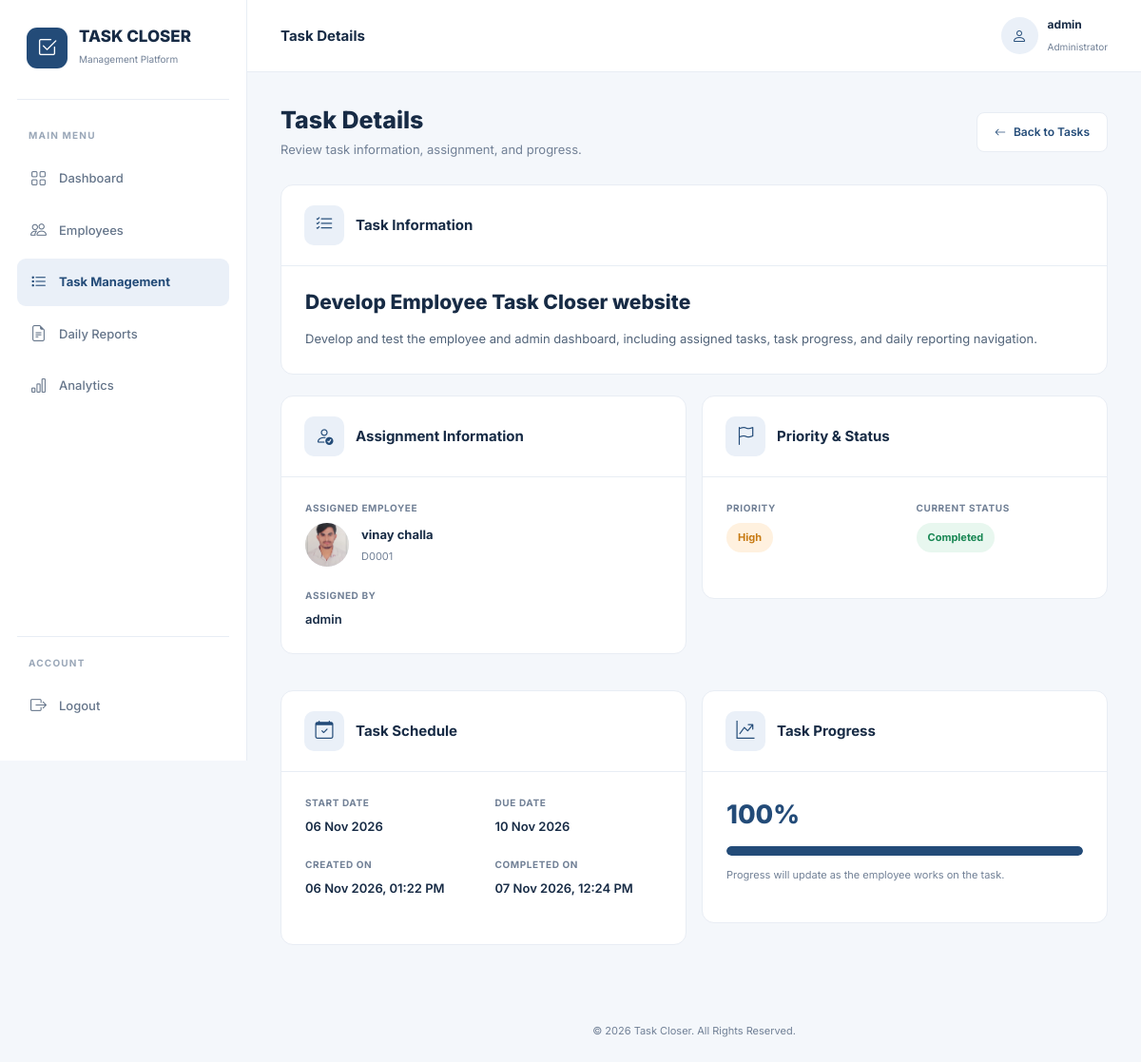
Screenshot of /tasks/1/ (signed in) with the database file from the repository.
### accounts/models.py (models this page shows, shortened)
class CustomUser(AbstractUser):
    date_joined = None
    class Role(models.TextChoices):
        ADMIN = 'ADMIN', 'Admin'
        EMPLOYEE = 'EMPLOYEE', 'Employee'
    role = models.CharField(
        max_length=20,
        choices=Role.choices,
        default=Role.EMPLOYEE
    )
    email = models.EmailField(
        unique=True,
        verbose_name='Email Address'
    )
    phone = models.CharField(
        max_length=15,
        blank=True,
        null=True
    )
    profile_picture = models.ImageField(
        upload_to='profiles/',
        blank=True,
        null=True
    )

### tasks/models.py (models this page shows, shortened)
class Task(models.Model):
    class Priority(models.TextChoices):
        LOW = 'LOW', 'Low'
        MEDIUM = 'MEDIUM', 'Medium'
        HIGH = 'HIGH', 'High'
        URGENT = 'URGENT', 'Urgent'
    class Status(models.TextChoices):
        PENDING = 'PENDING', 'Pending'
        IN_PROGRESS = 'IN_PROGRESS', 'In Progress'
        COMPLETED = 'COMPLETED', 'Completed'
        ON_HOLD = 'ON_HOLD', 'On Hold'
    title = models.CharField(max_length=200)
    description = models.TextField()
    assigned_to = models.ForeignKey(
        Employee,
        on_delete=models.CASCADE,
        related_name='assigned_tasks'
    )
    assigned_by = models.ForeignKey(
        settings.AUTH_USER_MODEL,
        on_delete=models.SET_NULL,
        null=True,
        related_name='created_tasks'
    )
    priority = models.CharField(
        max_length=20,
        choices=Priority.choices,
        default=Priority.MEDIUM
    )
    status = models.CharField(
        max_length=20,
        choices=Status.choices,
        default=Status.PENDING
    )
    progress = models.PositiveSmallIntegerField(default=0)
    start_date = models.DateField()
    due_date = models.DateField()
    completed_at = models.DateTimeField(
        null=True,
        blank=True
    )
    created_at = models.DateTimeField(auto_now_add=True)
    updated_at = models.DateTimeField(auto_now=True)
    class Meta:
        verbose_name = 'Task'
        verbose_name_plural = 'Tasks'
        ordering = ['-created_at']

### employees/models.py (models this page shows, shortened)
class Employee(models.Model):
    class Gender(models.TextChoices):
        MALE = 'MALE', 'Male'
        FEMALE = 'FEMALE', 'Female'
        OTHER = 'OTHER', 'Other'
    class EmploymentStatus(models.TextChoices):
        ACTIVE = 'ACTIVE', 'Active'
        INACTIVE = 'INACTIVE', 'Inactive'
        RESIGNED = 'RESIGNED', 'Resigned'
    user = models.OneToOneField(
        settings.AUTH_USER_MODEL,
        on_delete=models.CASCADE,
        related_name='employee_profile'
    )
    employee_id = models.CharField(
        max_length=20,
        unique=True
    )
    department = models.CharField(
        max_length=100
    )
    designation = models.CharField(
        max_length=100
    )
    manager = models.ForeignKey(
        settings.AUTH_USER_MODEL,
        on_delete=models.SET_NULL,
        null=True,
        blank=True,
        related_name='managed_employees'
    )
    gender = models.CharField(
        max_length=10,
        choices=Gender.choices,
        blank=True
    )
    date_of_birth = models.DateField(
        null=True,
        blank=True
    )
    date_of_joining = models.DateField(
        null=True,
        blank=True
    )
    address = models.TextField(
        blank=True
    )
    employment_status = models.CharField(
        max_length=20,
        choices=EmploymentStatus.choices,
        default=EmploymentStatus.ACTIVE
    )
    created_at = models.DateTimeField(
        auto_now_add=True
    )
    updated_at = models.DateTimeField(
        auto_now=True
    )
    class Meta:
        verbose_name = 'Employee'
        verbose_name_plural = 'Employees'
        ordering = ['employee_id']

### tasks/views.py (the view)
@admin_required
def task_detail(request, pk):
    task = get_object_or_404(
        Task.objects.select_related(
            'assigned_to__user',
            'assigned_by'
        ),
        pk=pk
    )
    context = {
        'task': task,
    }
    return render(
        request,
        'tasks/task_detail.html',
        context
    )

### templates/tasks/task_detail.html (shortened to what this page needs)
{% extends "admin/base.html" %}
{% block page_heading %}Task Details{% endblock %}
{% block tasks_active %}active{% endblock %}
{% block content %}
<div class="task-detail-header">
    <div>
        <h2>Task Details</h2>
        <p>Review task information, assignment, and progress.</p>
    </div>
    <a href="{% url 'tasks:task_list' %}" class="detail-btn">
        <i class="bi bi-arrow-left"></i>
        Back to Tasks
    </a>
</div>
<div class="detail-card">
    <div class="detail-card-header">
        <div class="detail-icon">
            <i class="bi bi-list-check"></i>
        </div>
        <h5>Task Information</h5>
    </div>
    <div class="detail-card-body">
        <h3 class="task-main-title">{{ task.title }}</h3>
        <div class="task-description">
            {{ task.description|linebreaksbr }}
        </div>
    </div>
</div>
<div class="row g-3">
    <div class="col-12 col-lg-6">
        <div class="detail-card">
            <div class="detail-card-header">
                <div class="detail-icon">
                    <i class="bi bi-person-check"></i>
                </div>
                <h5>Assignment Information</h5>
            </div>
            <div class="detail-card-body">
                <div class="detail-field">
                    <span class="detail-label">Assigned Employee</span>
                    <div class="employee-profile">
                        <div class="employee-avatar">
                            {% if task.assigned_to.user.profile_picture %}
                                <img src="{{ task.assigned_to.user.profile_picture.url }}"
                                     alt="Employee profile picture">
                            {% else %}
                                <i class="bi bi-person"></i>
                            {% endif %}
                        </div>
                        <div>
                            <strong>
                                {{ task.assigned_to.user.get_full_name|default:task.assigned_to.user.username }}
                            </strong>
                            <small>{{ task.assigned_to.employee_id }}</small>
                        </div>
                    </div>
                </div>
                <div class="detail-field">
                    <span class="detail-label">Assigned By</span>
                    <div class="detail-value">
                        {% if task.assigned_by %}
                            {{ task.assigned_by.get_full_name|default:task.assigned_by.username }}
                        {% else %}
                            Not available
                        {% endif %}
                    </div>
                </div>
            </div>
        </div>
    </div>
    <div class="col-12 col-lg-6">
        <div class="detail-card">
            <div class="detail-card-header">
                <div class="detail-icon">
                    <i class="bi bi-flag"></i>
                </div>
                <h5>Priority & Status</h5>
            </div>
            <div class="detail-card-body">
                <div class="row">
                    <div class="col-6 detail-field">
                        <span class="detail-label">Priority</span>
                        <span class="priority-badge priority-{{ task.priority|lower }}">
                            {{ task.get_priority_display }}
                        </span>
                    </div>
                    <div class="col-6 detail-field">
                        <span class="detail-label">Current Status</span>
                        {% if task.status == 'PENDING' %}
                            <span class="status-badge status-pending">Pending</span>
                        {% elif task.status == 'IN_PROGRESS' %}
                            <span class="status-badge status-in-progress">In Progress</span>
                        {% elif task.status == 'COMPLETED' %}
                            <span class="status-badge status-completed">Completed</span>
                        {% elif task.status == 'ON_HOLD' %}
                            <span class="status-badge status-on-hold">On Hold</span>
                        {% endif %}
                    </div>
                </div>
            </div>
        </div>
    </div>
    <div class="col-12 col-lg-6">
        <div class="detail-card">
            <div class="detail-card-header">
                <div class="detail-icon">
                    <i class="bi bi-calendar-check"></i>
                </div>
                <h5>Task Schedule</h5>
            </div>
            <div class="detail-card-body">
                <div class="row">
                    <div class="col-6 detail-field">
                        <span class="detail-label">Start Date</span>
                        <div class="detail-value">
                            {{ task.start_date|date:"d M Y" }}
                        </div>
                    </div>
                    <div class="col-6 detail-field">
                        <span class="detail-label">Due Date</span>
                        <div class="detail-value">
                            {{ task.due_date|date:"d M Y" }}
                        </div>
                    </div>
                    <div class="col-6 detail-field">
                        <span class="detail-label">Created On</span>
                        <div class="detail-value">
                            {{ task.created_at|date:"d M Y, h:i A" }}
                        </div>
                    </div>
                    <div class="col-6 detail-field">
                        <span class="detail-label">Completed On</span>
                        <div class="detail-value">
                            {% if task.completed_at %}
                                {{ task.completed_at|date:"d M Y, h:i A" }}
                            {% else %}
                                Not completed
                            {% endif %}
                        </div>
                    </div>
                </div>
            </div>
        </div>
    </div>
    <div class="col-12 col-lg-6">
        <div class="detail-card">
            <div class="detail-card-header">
                <div class="detail-icon">
                    <i class="bi bi-graph-up-arrow"></i>
                </div>
                <h5>Task Progress</h5>
            </div>
            <div class="detail-card-body">
                <div class="task-progress-value">
                    {{ task.progress }}%
                </div>
                <div class="task-progress-track">
                    <div class="task-progress-fill"
                         style="width: {{ task.progress }}%;">
                    </div>
                </div>
                <p class="progress-note">
                    Progress will update as the employee works on the task.
                </p>
            </div>
        </div>
    </div>
</div>
{% endblock %}

### templates/admin/base.html (shortened to what this page needs)
{% load static %}
<!DOCTYPE html>
<html lang="en">
<head>
    <link href="https://cdn.jsdelivr.net/npm/bootstrap@5.3.7/dist/css/bootstrap.min.css"
          rel="stylesheet">
    <link href="https://cdn.jsdelivr.net/npm/bootstrap-icons@1.13.1/font/bootstrap-icons.min.css"
          rel="stylesheet">
</head>
<body>
<aside class="sidebar" id="sidebar">
    <div class="brand">
        <div class="brand-icon">
            <i class="bi bi-check2-square"></i>
        </div>
        <div>
            <h5>TASK CLOSER</h5>
            <small>Management Platform</small>
        </div>
    </div>
    <div class="nav-section">
        <div class="nav-label">Main Menu</div>
        <a href="{% url 'dashboard:admin_dashboard' %}"
           class="nav-link-custom {% block dashboard_active %}{% endblock %}">
            <i class="bi bi-grid"></i>
            Dashboard
        </a>
        <a href="{% url 'employees:employee_list' %}"
           class="nav-link-custom {% block employees_active %}{% endblock %}">
            <i class="bi bi-people"></i>
            Employees
        </a>
        <a href="{% url 'tasks:task_list' %}"
           class="nav-link-custom {% block tasks_active %}{% endblock %}">
            <i class="bi bi-list-task"></i>
            Task Management
        </a>
        <a href="{% url 'daily_reports:admin_daily_reports' %}"
           class="nav-link-custom {% block reports_active %}{% endblock %}">
            <i class="bi bi-file-earmark-text"></i>
            Daily Reports
        </a>
        <a href="{% url 'dashboard:admin_analytics' %}"
           class="nav-link-custom {% block analytics_active %}{% endblock %}">
            <i class="bi bi-bar-chart"></i>
            Analytics
        </a>
    </div>
    <div class="sidebar-bottom">
        <div class="nav-label">Account</div>
        <form method="POST" action="{% url 'accounts:logout' %}">
            <button type="submit"
                    class="nav-link-custom w-100 border-0 bg-transparent text-start">
                <i class="bi bi-box-arrow-right"></i>
                Logout
            </button>
        </form>
    </div>
</aside>
<main class="main-content">
    <header class="topbar">
        <div class="d-flex align-items-center gap-3">
            <h6>{% block page_heading %}Admin Dashboard{% endblock %}</h6>
        </div>
        <div class="topbar-right">
            <div class="admin-profile">
                <div class="profile-avatar">
                    <i class="bi bi-person"></i>
                </div>
                <div class="profile-info">
                    <strong>
                        {{ request.user.get_full_name|default:request.user.username }}
                    </strong>
                    <small>Administrator</small>
                </div>
            </div>
        </div>
    </header>
    <section class="dashboard-content">
        {% block content %}
        {% endblock %}
    </section>
    <footer class="dashboard-footer">
        &copy; {% now "Y" %} Task Closer. All Rights Reserved.
    </footer>
</main>
</body>
</html>

### rows the page displays
CustomUser: user.get_full_name "admin"
Task: title "Develop Employee Task Closer website", description "Develop and test the employee and admin dashboard, including assigned tasks, task progress, and daily reporting navigation.", assigned_to.user.profile_picture (picture), assigned_to.user.get_full_name "vinay challa", assigned_to.employee_id "D0001", assigned_by.get_full_name "admin", priority "High", start_date "06 Nov 2026", due_date "10 Nov 2026", created_at "06 Nov 2026, 01:22 PM", completed_at "07 Nov 2026, 12:24 PM", progress "100"
